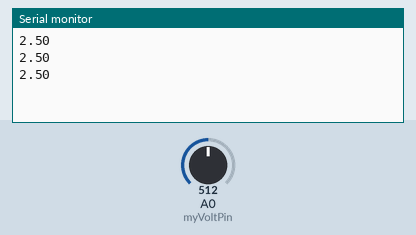
Recording of a sketch running on a simulated Arduino Uno, built with avr-gcc and run on an emulated ATmega328P. Parts: the last lines printed to the serial monitor. Inputs (shaded band) come from the test bench; at power-on: A0 (myVoltPin) = 512.

Above: at 1.2 s.
1.3 s: A0 (myVoltPin) set to 716
At 1.86 s:
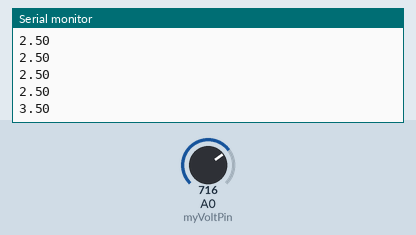
2.8 s: A0 (myVoltPin) set to 900
At 3.06 s:
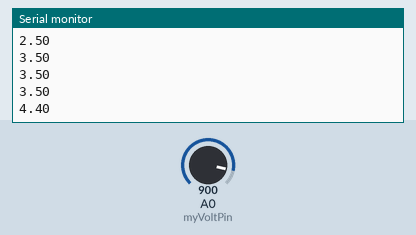
Timing chart, 0 to 5.8 s (numbered marks = the images above; inputs shaded):
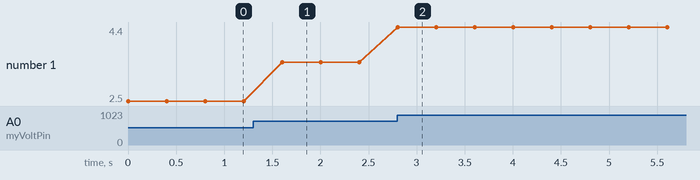

The sketch:

potentiometer.ino
```cpp
int myVoltPin=A0;
int readVal;
float V2;

void setup() {
  // put your setup code here, to run once:
Serial.begin(9600);
}

void loop() {
  // put your main code here, to run repeatedly:
readVal=analogRead(myVoltPin);
V2=(5./1023.)*readVal;
Serial.println(V2);
delay(400);
}
```

Measured:
- after the input at 1.3 s, the serial monitor: prints a new line after 0.30 s (image 1)
- after the input at 2.8 s, the serial monitor: prints a new line at once (image 2)
- plotted number 1: 2.5 → 3.5 after the input at 1.3 s, 3.5 → 4.4 after the input at 2.8 s
